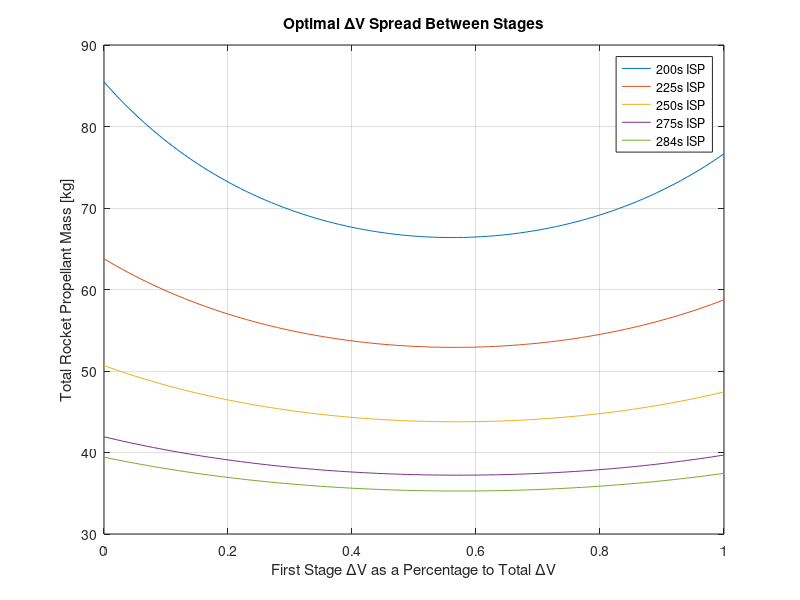

Source code (MATLAB): (Note: this script raises an error after producing the figure.)
clc
clear
%% Mission Analysis for PSP High Altitude Preliminary Study
% 12/20/21
% Thomas Beimrohr
%% Constants
g = 9.81; %m/s2
re = 6378; %km
mu = 3.986*10^5; %km3/s2
z = 100; %km
latitude = 40.425869; %deg
day = 24*60*60; %sec
eta_isp = .84; %could be up to .87
Isp = [200 225 250 275 284.11]; %sec
massfraction = .875;
massfraction2 = .85;
Pc = 6894.757*1000; %pa
cstar = 1765.1; %m/s
At = ((.75/12)^2)*pi*0.092903; %m2
tb = 0;
%% Calculations
%% Ideal Delta V Calculations

dv_100km = sqrt((2*(g/1000)*re*z)/(re+z)); %km/s
surface_velocity = (2*pi*re*cosd(latitude))/day; %km/s
tot_dv_mission_ideal = dv_100km; %km/s
Vc = sqrt(mu/(re+z)) - surface_velocity; %km/s
dv_drag_loss = .4*tot_dv_mission_ideal;
grav_loss = g*30/(1000);
tot_dv_mission = tot_dv_mission_ideal + dv_drag_loss + grav_loss;

scale = 0:.01:1;
dv1 = scale.*tot_dv_mission;
dv2 = (1-scale).*tot_dv_mission;
%% Vehicle Mass

for i = 1:length(Isp)
    MR1(:,i) = exp((dv1.*1000)./(g.*Isp(i)));
    MR2(:,i) = exp((dv2.*1000)./(g.*Isp(i)));

    mpl = 25; %kg
    mp2(:,i) = mpl.*((MR2(:,i)-1)./(MR2(:,i)-((MR2(:,i)-1)./massfraction2))); %kg
    mi2(:,i) = mp2(:,i).*((1-massfraction2)./massfraction2); %kg
    mo2(:,i) = mi2(:,i) + mpl + mp2(:,i); %kg
    mf2(:,i) = mi2(:,i) + mpl; %kg

    mp(:,i) = mo2(:,i).*((MR1(:,i)-1)./(MR1(:,i)-((MR1(:,i)-1)./massfraction))); %kg
    mi(:,i) = mp(:,i).*((1-massfraction)./massfraction); %kg
    mo(:,i) = mi(:,i) + mo2(:,i) + mp(:,i); %kg
    mf(:,i) = mi(:,i) + mo2(:,i); %kg

    tot_mp(:,i) = mp(:,i) + mp2(:,i);
    index = find(tot_mp(:,i) == min(tot_mp(:,i)));
    tot_mp_min(i) = tot_mp(index,i);
    mp_min(i) = mp(index,i);
    mp2_min(i) = mp2(index,i);
    mo_min(i) = mo(index,i);
    mi_min(i) = mi(index,i) + mi2(index,i);
    ideal_spread(i) = scale(index);
end

% Plots
figure(1)
plot(scale,tot_mp)
xlabel('First Stage \DeltaV as a Percentage to Total \DeltaV')
ylabel('Total Rocket Propellant Mass [kg]')
title('Optimal \DeltaV Spread Between Stages')
legend('200s ISP','225s ISP','250s ISP','275s ISP','284s ISP','location','best')
grid on
%hold on
%plot(ideal_spread,tot_mp_min,'rx')


figure(2)
Details = [tot_mp_min', mpl.*ones(length(Isp),1), mi_min', mo_min'];
T = array2table(Details,'VariableNames',{'Total Propellent Mass' 'Payload Mass' 'Total Inert Mass' 'Total Mass'},'RowNames',{'200s ISP';'225s ISP';'250s ISP';'275s ISP';'284s ISP'});
T = table(T,'VariableNames',{'Vechicle Mass in kg with Various ISP Values'}); % Nested table
TString = evalc('disp(T)');
TString = strrep(TString,'<strong>','\bf');
TString = strrep(TString,'</strong>','\rm');
TString = strrep(TString,'_','\_');
FixedWidth = get(0,'FixedWidthFontName');
set(gcf,'Position',[100 100 600 200])
annotation(gcf,'Textbox','String',TString,'Interpreter','Tex',...
    'FontName',FixedWidth,'Units','Normalized','Position',[0 0 1 1]);

figure(3)
Details = [tot_dv_mission_ideal,dv_drag_loss,grav_loss,tot_dv_mission];
T = array2table(Details,'VariableNames',{'Ideal','Drag','Gravity','Total'});
T = table(T,'VariableNames',{'\DeltaV in km/s Required for Mission'}); % Nested table
TString = evalc('disp(T)');
TString = strrep(TString,'<strong>','\bf');
TString = strrep(TString,'</strong>','\rm');
TString = strrep(TString,'_','\_');
FixedWidth = get(0,'FixedWidthFontName');
set(gcf,'Position',[100 100 400 100])
annotation(gcf,'Textbox','String',TString,'Interpreter','Tex',...
    'FontName',FixedWidth,'Units','Normalized','Position',[0 0 1 1]);
% %% Motor Classification
% Impulse1 = Isp*mp*g;
% Impulse2 = Isp*mp2*g;
% classify = input("Classify the Motor? y = 1 n = 0\n");
% if classify
%     if (Impulse1 > 640.01 & Impulse1 < 1280)
%         classification1 = "J"
%     elseif (Impulse1 > 1208.01 & Impulse1 < 2560)
%         classification1 = "K"
%     elseif (Impulse1 > 2560.01 & Impulse1 < 5120)
%         classification1 = "L"
%     elseif (Impulse1 > 5120.01 & Impulse1 < 10240)
%         classification1 = "M"
%     elseif (Impulse1 > 10240.01 & Impulse1 < 20480)
%         classification1 = "N"
%     elseif (Impulse1 > 20480.01 & Impulse1 < 40960)
%         classification1 = "O"
%     elseif (Impulse1 > 40960.01 & Impulse1 < 81920)
%         classification1 = "P"
%         Impulse1
%     elseif (Impulse1 > 81920.01 & Impulse1 < 163840)
%         classification1 = "Q"
%     elseif (Impulse1 > 163840.01 & Impulse1 < 327680)
%         classification1 = "R"
%     elseif (Impulse1 > 327680.01 & Impulse1 < 655360)
%         classification1 = "s"
%     else
%         classification1 = "BFR"
%     end
%
%     if (Impulse2 > 640.01 & Impulse2 < 1280)
%         classification2 = "J"
%     elseif (Impulse2 > 1208.01 & Impulse2 < 2560)
%         classification2 = "K"
%     elseif (Impulse2 > 2560.01 & Impulse2 < 5120)
%         classification2 = "L"
%     elseif (Impulse2 > 5120.01 & Impulse2 < 10240)
%         classification2 = "M"
%     elseif (Impulse2 > 10240.01 & Impulse2 < 20480)
%         classification2 = "N"
%     elseif (Impulse2 > 20480.01 & Impulse2 < 40960)
%         classification2 = "O"
%         Impulse2
%     elseif (Impulse2 > 40960.01 & Impulse2 < 81920)
%         classification2 = "P"
%     elseif (Impulse2 > 81920.01 & Impulse2 < 163840)
%         classification2 = "Q"
%     elseif (Impulse2 > 163840.01 & Impulse2 < 327680)
%         classification2 = "R"
%     elseif (Impulse2 > 327680.01 & Impulse2 < 655360)
%         classification2 = "s"
%     else
%         classification = "BFR"
%     end
% end
